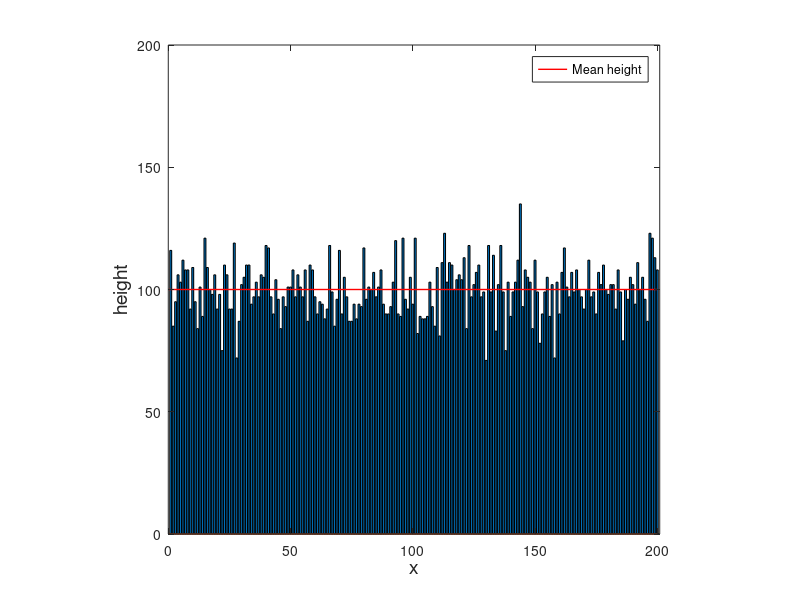
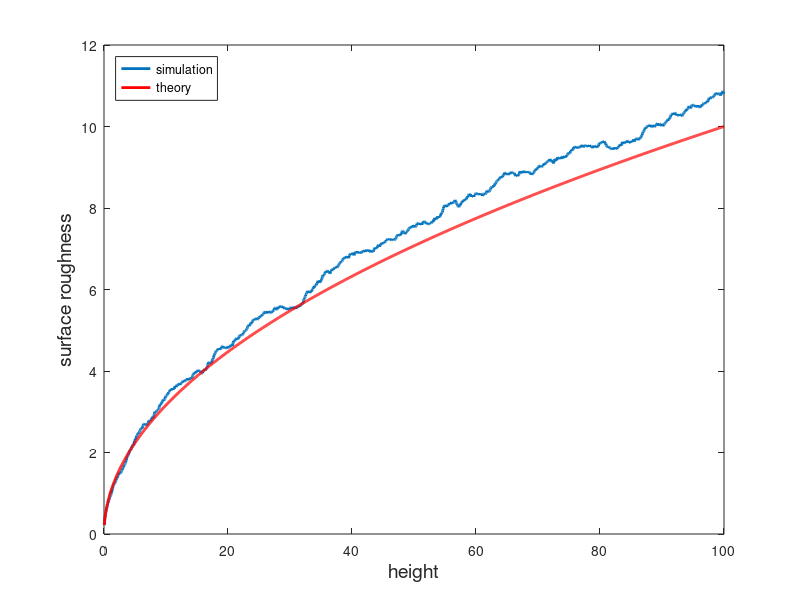
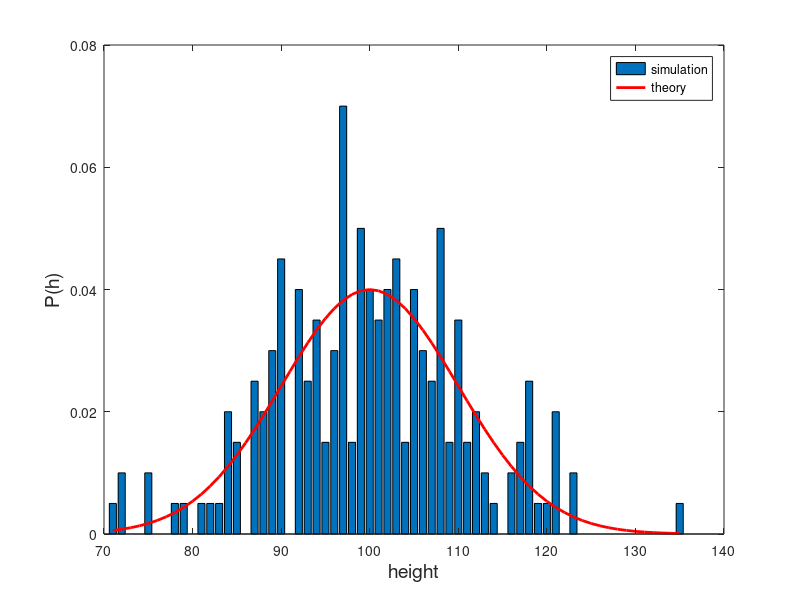

Here is the MATLAB script that generated these plots, in order:
%**************************************************************************
%*     Section 15.5.3                                                     *
%*     filename: ch15pr07.m                                               *
%*     program listing number: 15.7                                       *
%*                                                                        *
%*     This program simulatesa the surface growth using ballistic         *
%*     deposit model.                                                     *
%*                                                                        *
%*     Programed by Ryoichi Kawai for Computational Physics Course.       *
%*     Last modification:  02/26/2017.                                    *
%**************************************************************************
clear all  % clear all variables
close all  % close alll figures

N=20000; % number of particles to be deposited
L=200; % surface area

y=zeros(L,1); % reset the height of the surface
x=ceil(rand(N,1)*L);  % horizontal position of the particles

k=0;
for i=1:N
    y(x(i))=y(x(i))+1;  % ballistic growth
    
    % record the evolution of the growth after every 10 particles is
    % deposited
    if mod(i,10)==0
        k=k+1;
        z(k)=sum(y,1)/L;  % mean height
        w(k)=sqrt(sum((y-z(k)).^2)/L);  % roughness
    end
end

% calculate the height distribution
n1=min(y);  % lowest
n2=max(y);  % heighest
h=zeros(n2-n1+1,1);
for i=1:L
    n=y(i)-n1+1;
    h(n)=h(n)+1;
end
h=h/sum(h);

% theoretical height distribution (Gaussian formula)
mu=real(N)/L;
sg=real(N)*(L-1)/L^2;
g=zeros(n2-n1+1,1);
for n=n1:n2
    g(n-n1+1) = exp(-(n-mu)^2/(2*sg))/sqrt(2*pi*sg);
end

% Figure 1: profile of the surface
b=bar([1:L],y);
hold on
plot([0,L],[0,0]);  % draw the base line
axis equal % fix the aspect ratio (needed for movie)
axis([0 L+1 0 N/L*2])  % fix the axis range
hold on
p=plot([0,L],[z(k),z(k)]);
set(p,'color','red','linewidth',1)
legend(p,'Mean height')
xlabel('x','fontsize',14)
ylabel('height','fontsize',14)
hold off

% Figure 2: Evolution of the surface roughness
figure  
p=plot(z,w);
hold on
set(p,'linewidth',2)
q=plot(z,sqrt(z));
set(q,'color','red','linewidth',2)
xlabel('height','fontsize',14)
ylabel('surface roughness','fontsize',14)
legend('simulation','theory')
legend('location','northwest')
hold off

% Figure 3: Heifht distribution
figure
bar([n1:n2],h);
hold on
p=plot([n1:n2],g);
set(p,'color','red','linewidth',2);
xlabel('height','fontsize',14)
ylabel('P(h)','fontsize',14)
legend('simulation','theory')
legend('location','northeast')
